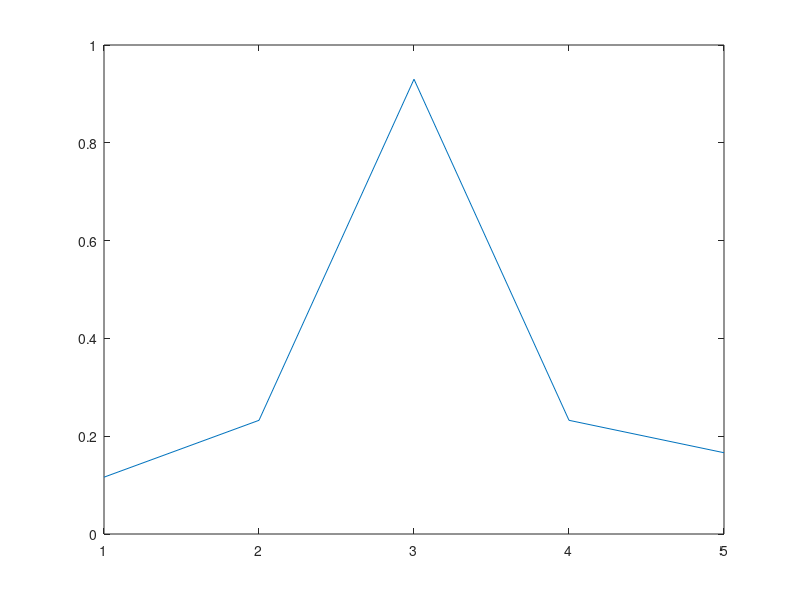
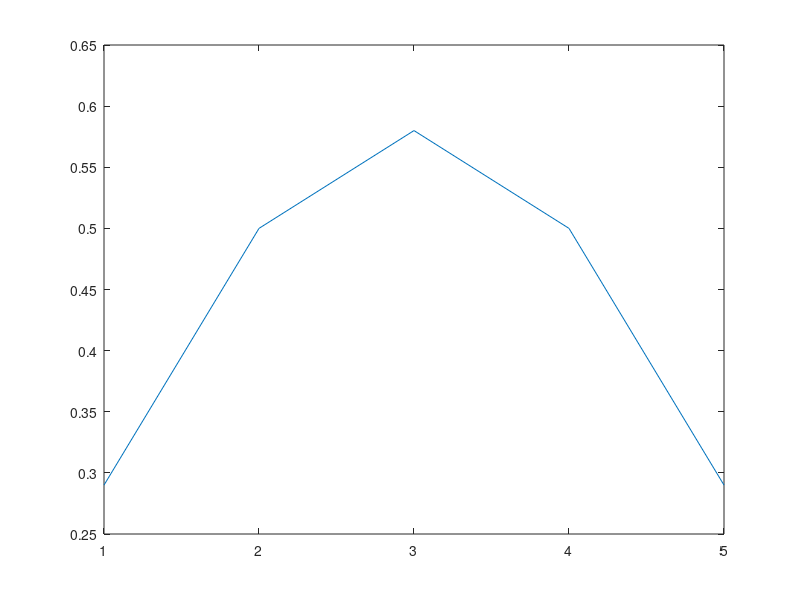

MATLAB code for these plots, in order: (Note: this script raises an error after producing the figures.)
h1 = [0.1162 0.2325 0.93 0.2325 0.1662];
h2 = [0.29 0.5 0.58 0.5 0.29];
Nc = 16;

lambda1 = fft([h1 zeros(1, Nc-length(h1))]);
lambda2 = fft([h2 zeros(1, Nc-length(h2))]);

bpsk_map = [-1 1];

figure(1)
plot(h1);
figure(2)
plot(h2);

Sim_number = 100000;

errors1 = 0;
errors2 = 0;
snr = 10;
for k = 1:Sim_number
    % modulation
    d_freq = [];
    for i = 1:Nc
        d_freq = [d_freq bpsk_map(randi([1 2]))];
    end

    % Putting d in time domain
    d_time = length(d_freq)*ifft(d_freq);
    % Add CP
    x = [d_time(Nc-(length(h1)-1):Nc) d_time];

    % Convolution with channel
    c1 = conv(h1,x);
    c2 = conv(h2,x);

%     sig_var1 = mean(abs(c1).^2);
%     sig_var2 = mean(abs(c2).^2);   
%     noise_var1 = sig_var1*10^(-snr/10);
%     noise_var2 = sig_var2*10^(-snr/10);
%     y1 = c1 + sqrt(noise_var1/2)*randn(1,length(c1)) + j*sqrt(noise_var1/2)*randn(1,length(c1));
%     y2 = c2 + sqrt(noise_var2/2)*randn(1,length(c2)) + j*sqrt(noise_var2/2)*randn(1,length(c2));
    

    % Generate and add noise
    noise_var = mean(abs(x).^2)*10^(-snr/10);
    y1 = c1 + sqrt(noise_var/2)*randn(1,length(c1)) + j*sqrt(noise_var/2)*randn(1,length(c1));
    y2 = c2 + sqrt(noise_var/2)*randn(1,length(c2)) + j*sqrt(noise_var/2)*randn(1,length(c2));    

    % Remove cp
    y1 = y1(length(y1)-Nc+1:end);
    y2 = y2(length(y2)-Nc+1:end);
    
    % Recover d
    d_freq_r1 = conj(lambda1).*fft(y1);
    d_freq_r2 = conj(lambda2).*fft(y2);

    dem1 = [];
    dem2 = [];

    % Coherent detection
    for i = 1:length(d_freq_r1)
        dem1 = [dem1 coherent_det(real(d_freq_r1(i)))];
        dem2 = [dem2 coherent_det(real(d_freq_r2(i)))];
    end

    errors1 = errors1 + sum(abs(dem1 - d_freq)./2);
    errors2 = errors2 + sum(abs(dem2 - d_freq)./2);
end
    
ser1 = errors1/Sim_number/Nc;
ser2 = errors2/Sim_number/Nc;

function y = coherent_det(x)
    y = 0;
    if(x>=0)
        y = 1;
    else
        y = -1;
    end
end